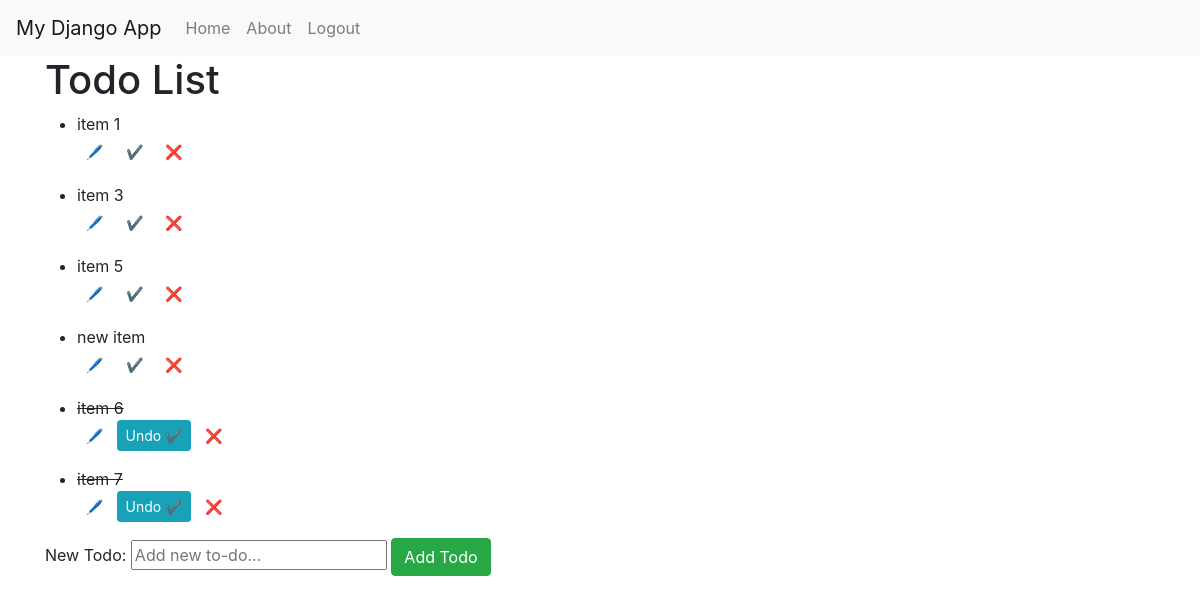
The app's page / (signed in) with its own data.
### myapp/models.py (models this page shows, shortened)
class TodoItem(models.Model):
    user = models.ForeignKey(User, on_delete=models.CASCADE, null=True, blank=True)
    title = models.CharField(max_length=200)
    completed = models.BooleanField(default=False)
    create = models.DateTimeField(auto_now_add=True)
    class Meta:
        ordering = ['completed']

### myapp/views.py (the view, shortened to what this page needs)
# urls.py: path("", views.todos, name="Todos"),
@login_required(login_url="login")
def todos(request):
    items = TodoItem.objects.all()
    form = TodoForm()
    return render(request, "todos.html", {"todos": items, 'form': form})

### myapp/forms.py
class TodoForm(forms.ModelForm):
	title= forms.CharField(widget= forms.TextInput(attrs={'placeholder':'Add new to-do...'}))
	class Meta:
		model = TodoItem
		fields = '__all__'

### templates/todos.html (shortened to what this page needs)
<link href="https://cdn.jsdelivr.net/npm/bootstrap@5.3.2/dist/css/bootstrap.min.css" rel="stylesheet">
{% extends "base.html" %}
{% block content %}
<h1>Todo List</h1>
<ul>
    {% for todo in todos %}
    <li>
        {% if todo.completed %} <strike> {{todo.title}} </strike> {% else %} {{todo.title}} {% endif %}
        <form method="post" action="/">
            <a href="{% url 'edit' todo.id %}" class="btn btn-sm">🖊️</a>
            {% if not todo.completed %}
            <button type="submit" class="btn btn-sm" name="complete">✔️</button>
            {% elif todo.completed %}
            <button type="submit" class="btn btn-sm btn-info" name="uncomplete">Undo ✔️</button>
            {% endif %}
            <button type="submit" class="btn btn-sm" name="delete">❌</button>
        </form>
    </li>
    {% endfor %}
</ul>
<form method="POST" action="/">
    <label for="newTodo">New Todo:</label>
    {{form.title}}
    <button class="btn btn-success" type="submit">Add Todo</button>
</form>
{% endblock %}

### records on screen
TodoItem: title "item 1"
TodoItem: title "item 3"
TodoItem: title "item 5"
TodoItem: title "new item"
TodoItem: title "item 6", completed "Undo ✔️"
TodoItem: title "item 7", completed "Undo ✔️"
